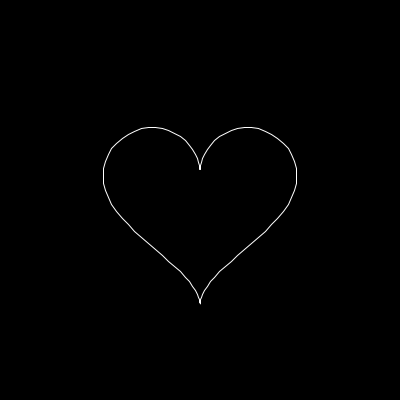
Frame 1 (no input)
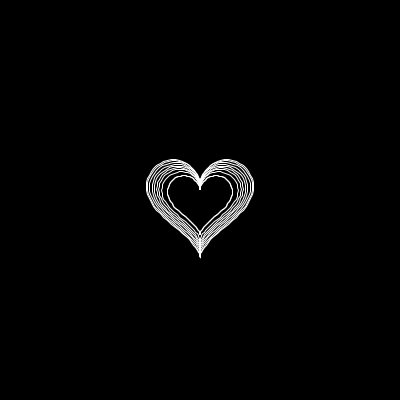
Frame 60 (the mouse pressed at the canvas centre just before this capture)
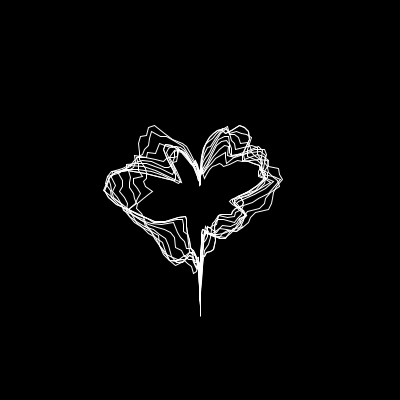
Frame 120 (the mouse held since frame 60 and released just before this capture)

The Processing sketch that drew these frames (run headless with seeded random() and noise(); from frame 60 on, the mouse is pressed at the canvas centre):

// Processing sketch: noiseLoops
// ── noiseLoops.pde
float r = 10;
float maxNoise = 2;
float zoff = 0;
float phase = 0;

ArrayList<PVector[]> loops = new ArrayList<PVector[]>();
void setup() {
  size(400, 400);
  stroke(255);
  noFill();
}


float time = 0;
float angle = 0;
ArrayList<PVector> spiral = new ArrayList<PVector>();
void draw() {
  background(0);
  translate(width/2, height/2);
  maxNoise = map(mouseX, 0, width, 0, 8);

  PVector[] loop = new PVector[100];
  int index = 0;
  beginShape();
  for (float i = 0; i < TWO_PI; i += TWO_PI/100) {
    float xoff = map(cos(i + phase), -1, 1, 0, maxNoise);
    float yoff = map(sin(i + phase), -1, 1, 0, maxNoise);
    float rad = r * noise(xoff, yoff, zoff);
    float x = rad * (16 * pow(sin(i), 3));
    float y = rad * (13 * cos(i) - 5 * cos(2 * i) - 2 * cos(3 * i) - cos(4 * i));
    vertex(x, -y);
    loop[index] = new PVector(x, -y);
    index++;
  } 
  endShape();

  if (frameCount % 2 == 0)
    loops.add(loop);

    for (PVector[] l : loops) {
      beginShape();
      for (PVector p : l) {
        vertex(p.x, p.y);
      }
      endShape(CLOSE);
    }

  if (loops.size() > 8) {
    loops.remove(0);
  }

  zoff += 0.05;
  phase += 0.01;
  time += 0.03;
}

void spiralMode() {
  float x = r * time * cos(angle);
  float y = r * time * sin(angle);
  spiral.add(new PVector(x, y));

  beginShape();
  for (PVector p : spiral) {
    vertex(p.x, p.y);
  }
  endShape();

  if (angle > 4 * TWO_PI)
    spiral.clear();

  angle += 0.02;
}
